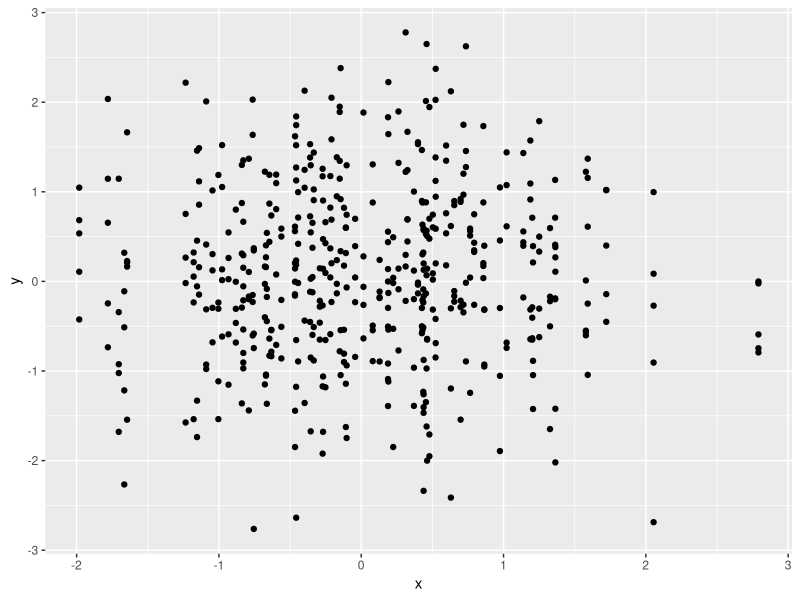

Reproduce this figure in R.
## ---- chunk 1
install.packages("ggplot2")
library(ggplot2)
## ---- chunk 2
df_shufol <- data.frame(x = rnorm(100), y = rnorm(500))

ggplot(df_shufol, aes(x = x, y = y)) +
  geom_point()
